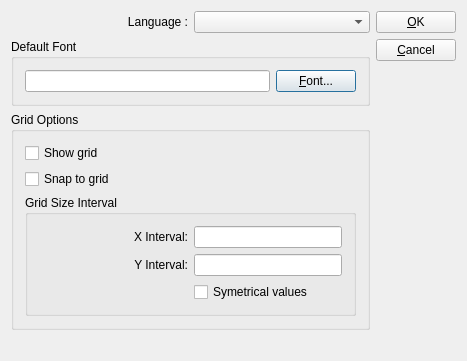
<ui version="4.0" >
 <comment> * OpenRPT report writer and rendering engine
 * Copyright (C) 2001-2010 by OpenMFG, LLC
 *
 * This library is free software; you can redistribute it and/or
 * modify it under the terms of the GNU Lesser General Public
 * License as published by the Free Software Foundation; either
 * version 2.1 of the License, or (at your option) any later version.
 *
 * This library is distributed in the hope that it will be useful,
 * but WITHOUT ANY WARRANTY; without even the implied warranty of
 * MERCHANTABILITY or FITNESS FOR A PARTICULAR PURPOSE. See the GNU
 * Lesser General Public License for more details.
 *
 * You should have received a copy of the GNU Lesser General Public
 * License along with this library; if not, write to the Free Software
 * Foundation, Inc., 59 Temple Place, Suite 330, Boston, MA 02111-1307 USA
 * Please contact info@openmfg.com with any questions on this license.</comment>
 <class>EditPreferences</class>
 <widget class="QDialog" name="EditPreferences" >
  <property name="geometry" >
   <rect>
    <x>0</x>
    <y>0</y>
    <width>462</width>
    <height>361</height>
   </rect>
  </property>
  <property name="sizePolicy" >
   <sizepolicy vsizetype="MinimumExpanding" hsizetype="Preferred" >
    <horstretch>0</horstretch>
    <verstretch>0</verstretch>
   </sizepolicy>
  </property>
  <property name="windowTitle" >
   <string>Preferences</string>
  </property>
  <layout class="QHBoxLayout" >
   <item>
    <layout class="QVBoxLayout" >
     <property name="spacing" >
      <number>0</number>
     </property>
     <item>
      <layout class="QVBoxLayout" >
       <item>
        <layout class="QHBoxLayout" >
         <item>
          <widget class="QLabel" name="label" >
           <property name="text" >
            <string>Language :</string>
           </property>
           <property name="alignment" >
            <set>Qt::AlignRight|Qt::AlignTrailing|Qt::AlignVCenter</set>
           </property>
           <property name="buddy" >
            <cstring>_cbLanguage</cstring>
           </property>
          </widget>
         </item>
         <item>
          <widget class="QComboBox" name="_cbLanguage" />
         </item>
        </layout>
       </item>
       <item>
        <widget class="QGroupBox" name="_bgDefaultFont" >
         <property name="title" >
          <string>Default Font</string>
         </property>
         <layout class="QHBoxLayout" >
          <property name="spacing" >
           <number>6</number>
          </property>
          <property name="leftMargin" >
           <number>11</number>
          </property>
          <property name="topMargin" >
           <number>11</number>
          </property>
          <property name="rightMargin" >
           <number>11</number>
          </property>
          <property name="bottomMargin" >
           <number>11</number>
          </property>
          <item>
           <widget class="QLineEdit" name="_leDefaultFont" >
            <property name="frame" >
             <bool>true</bool>
            </property>
            <property name="readOnly" >
             <bool>true</bool>
            </property>
           </widget>
          </item>
          <item>
           <widget class="QPushButton" name="_btnChangeFont" >
            <property name="text" >
             <string>&amp;Font...</string>
            </property>
           </widget>
          </item>
         </layout>
        </widget>
       </item>
       <item>
        <widget class="QGroupBox" name="_gbGridOptions" >
         <property name="title" >
          <string>Grid Options</string>
         </property>
         <layout class="QVBoxLayout" >
          <property name="spacing" >
           <number>6</number>
          </property>
          <property name="leftMargin" >
           <number>11</number>
          </property>
          <property name="topMargin" >
           <number>11</number>
          </property>
          <property name="rightMargin" >
           <number>11</number>
          </property>
          <property name="bottomMargin" >
           <number>11</number>
          </property>
          <item>
           <widget class="QCheckBox" name="_cbShowGrid" >
            <property name="text" >
             <string>Show grid</string>
            </property>
           </widget>
          </item>
          <item>
           <widget class="QCheckBox" name="_cbSnapGrid" >
            <property name="text" >
             <string>Snap to grid</string>
            </property>
           </widget>
          </item>
          <item>
           <widget class="QGroupBox" name="_gbGridSize" >
            <property name="sizePolicy" >
             <sizepolicy vsizetype="MinimumExpanding" hsizetype="Preferred" >
              <horstretch>0</horstretch>
              <verstretch>0</verstretch>
             </sizepolicy>
            </property>
            <property name="title" >
             <string>Grid Size Interval</string>
            </property>
            <layout class="QGridLayout" >
             <property name="leftMargin" >
              <number>11</number>
             </property>
             <property name="topMargin" >
              <number>11</number>
             </property>
             <property name="rightMargin" >
              <number>11</number>
             </property>
             <property name="bottomMargin" >
              <number>11</number>
             </property>
             <property name="horizontalSpacing" >
              <number>6</number>
             </property>
             <property name="verticalSpacing" >
              <number>6</number>
             </property>
             <item row="0" column="0" >
              <widget class="QLabel" name="_lblGridSizeX" >
               <property name="text" >
                <string>X Interval:</string>
               </property>
               <property name="alignment" >
                <set>Qt::AlignRight|Qt::AlignTrailing|Qt::AlignVCenter</set>
               </property>
               <property name="buddy" >
                <cstring>_leGridSizeX</cstring>
               </property>
              </widget>
             </item>
             <item row="1" column="0" >
              <widget class="QLabel" name="_lblGridSizeY" >
               <property name="text" >
                <string>Y Interval:</string>
               </property>
               <property name="alignment" >
                <set>Qt::AlignRight|Qt::AlignTrailing|Qt::AlignVCenter</set>
               </property>
               <property name="buddy" >
                <cstring>_leGridSizeY</cstring>
               </property>
              </widget>
             </item>
             <item row="0" column="1" >
              <widget class="QLineEdit" name="_leGridSizeX" />
             </item>
             <item row="1" column="1" >
              <widget class="QLineEdit" name="_leGridSizeY" />
             </item>
             <item row="2" column="1" >
              <widget class="QCheckBox" name="_cbGridSymetrical" >
               <property name="text" >
                <string>Symetrical values</string>
               </property>
              </widget>
             </item>
             <item row="2" column="0" >
              <spacer>
               <property name="orientation" >
                <enum>Qt::Horizontal</enum>
               </property>
               <property name="sizeType" >
                <enum>QSizePolicy::MinimumExpanding</enum>
               </property>
               <property name="sizeHint" >
                <size>
                 <width>40</width>
                 <height>20</height>
                </size>
               </property>
              </spacer>
             </item>
            </layout>
           </widget>
          </item>
         </layout>
        </widget>
       </item>
      </layout>
     </item>
     <item>
      <spacer>
       <property name="orientation" >
        <enum>Qt::Vertical</enum>
       </property>
       <property name="sizeType" >
        <enum>QSizePolicy::Expanding</enum>
       </property>
       <property name="sizeHint" >
        <size>
         <width>359</width>
         <height>16</height>
        </size>
       </property>
      </spacer>
     </item>
    </layout>
   </item>
   <item>
    <layout class="QVBoxLayout" >
     <property name="spacing" >
      <number>6</number>
     </property>
     <property name="leftMargin" >
      <number>0</number>
     </property>
     <property name="topMargin" >
      <number>0</number>
     </property>
     <property name="rightMargin" >
      <number>0</number>
     </property>
     <property name="bottomMargin" >
      <number>0</number>
     </property>
     <item>
      <widget class="QPushButton" name="_btnOk" >
       <property name="text" >
        <string>&amp;OK</string>
       </property>
      </widget>
     </item>
     <item>
      <widget class="QPushButton" name="_btnCancel" >
       <property name="text" >
        <string>&amp;Cancel</string>
       </property>
      </widget>
     </item>
     <item>
      <spacer>
       <property name="orientation" >
        <enum>Qt::Vertical</enum>
       </property>
       <property name="sizeType" >
        <enum>QSizePolicy::Expanding</enum>
       </property>
       <property name="sizeHint" >
        <size>
         <width>20</width>
         <height>40</height>
        </size>
       </property>
      </spacer>
     </item>
    </layout>
   </item>
  </layout>
 </widget>
 <layoutdefault spacing="6" margin="11" />
 <resources/>
 <connections>
  <connection>
   <sender>_btnCancel</sender>
   <signal>clicked()</signal>
   <receiver>EditPreferences</receiver>
   <slot>reject()</slot>
   <hints>
    <hint type="sourcelabel" >
     <x>20</x>
     <y>20</y>
    </hint>
    <hint type="destinationlabel" >
     <x>20</x>
     <y>20</y>
    </hint>
   </hints>
  </connection>
  <connection>
   <sender>_btnOk</sender>
   <signal>clicked()</signal>
   <receiver>EditPreferences</receiver>
   <slot>accept()</slot>
   <hints>
    <hint type="sourcelabel" >
     <x>20</x>
     <y>20</y>
    </hint>
    <hint type="destinationlabel" >
     <x>20</x>
     <y>20</y>
    </hint>
   </hints>
  </connection>
  <connection>
   <sender>_cbGridSymetrical</sender>
   <signal>toggled(bool)</signal>
   <receiver>_lblGridSizeY</receiver>
   <slot>setDisabled(bool)</slot>
   <hints>
    <hint type="sourcelabel" >
     <x>20</x>
     <y>20</y>
    </hint>
    <hint type="destinationlabel" >
     <x>20</x>
     <y>20</y>
    </hint>
   </hints>
  </connection>
  <connection>
   <sender>_cbGridSymetrical</sender>
   <signal>toggled(bool)</signal>
   <receiver>_leGridSizeY</receiver>
   <slot>setDisabled(bool)</slot>
   <hints>
    <hint type="sourcelabel" >
     <x>20</x>
     <y>20</y>
    </hint>
    <hint type="destinationlabel" >
     <x>20</x>
     <y>20</y>
    </hint>
   </hints>
  </connection>
 </connections>
</ui>
